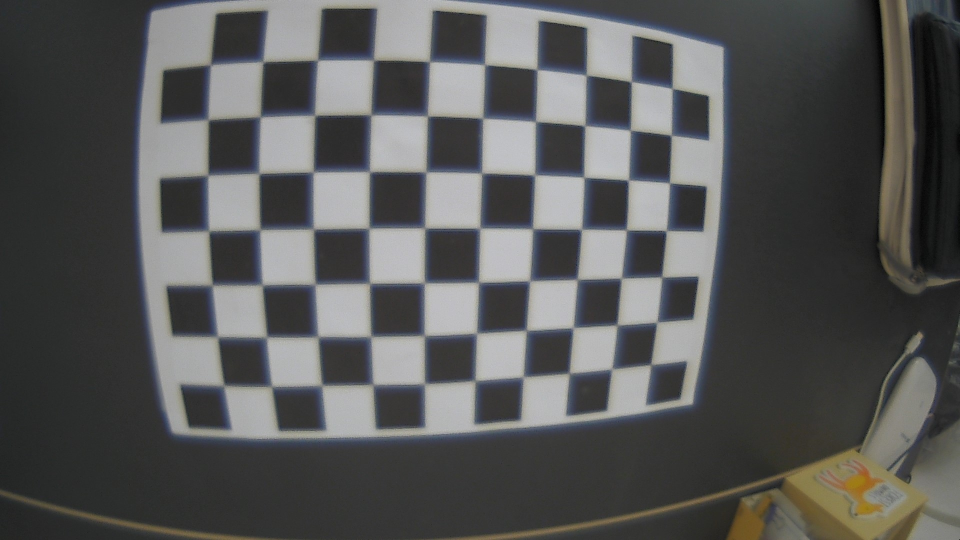
#> input picture img/calibration/3-2/WIN_20250624_13_44_17_Pro.jpg, 1920 x 1080 px (shown at 1/2 size); its folder holds only this picture in this run
$ python calibrationtest1.py   (older library calls are emulated)
#> lines starting #> are read from the running program, lines starting #| are printed output that depends on the picture
#!/usr/bin/env python3
"""
Wide-angle calibration viewer (uniform 2x2 layout)
==================================================

* Rational vs Fisheye 보정 결과를 공정하게 비교:
  - 좌상: Rational Full
  - 좌하: Rational Cropped (ROI)
  - 우상: Fisheye Full
  - 우하: Fisheye 중앙 Crop

* 모든 이미지를 동일 크기로 맞춤 (작으면 회색 패딩)
* A/D 키로 이미지 넘김, Q/ESC 종료
"""

import cv2
import numpy as np
import glob
import os

# === 사용자 설정 ===
IMG_PATH     = r"D:\git\Capstone_Design-OpenCV\img\calibration\3-2\*.jpg"
CHECKERBOARD = (10, 7)
SQUARE_SIZE  = 0.025
CACHE_FILE   = "calib_cache.npz"
VIEW_WIDTH   = 700  # 각 패널 너비
VIEW_HEIGHT  = 500  # 각 패널 높이

# === 보정 결과 (로드 또는 캘리브레이션) ===
def calibrate(images):
    objp = np.zeros((CHECKERBOARD[0]*CHECKERBOARD[1], 3), np.float32)
    objp[:, :2] = np.mgrid[0:CHECKERBOARD[0], 0:CHECKERBOARD[1]].T.reshape(-1, 2)
    objp *= SQUARE_SIZE

    objpoints, imgpoints = [], []

    for fname in images:
        img = cv2.imread(fname)
#> img is the input picture: shape (1080, 1920, 3); mean B, G, R 86.5, 87.1, 86.6
        gray = cv2.cvtColor(img, cv2.COLOR_BGR2GRAY)
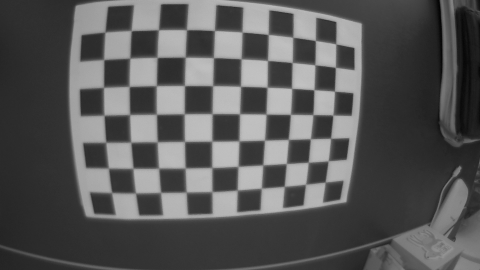
#> gray: shape (1080, 1920) (shown at 1/4 size); min 0, max 207, mean 86.9
        ret, corners = cv2.findChessboardCornersSB(
            gray, CHECKERBOARD,
            cv2.CALIB_CB_EXHAUSTIVE | cv2.CALIB_CB_ACCURACY)
#> ret = True; corners = 70 rows, first 8: [420.4, 129.3], [525.5, 123.1], [634.6, 119.9], [747.2, 119.6], [858.8, 122.7], [969.9, 129], [1074.2, 138.4], [1173.4, 149.7]

        if ret:
            objpoints.append(objp)
            imgpoints.append(corners)
        else:
            print(f"[!] 코너 탐지 실패: {fname}")

    img_size = gray.shape[::-1]

    flags_r = cv2.CALIB_RATIONAL_MODEL | cv2.CALIB_FIX_ASPECT_RATIO | cv2.CALIB_ZERO_TANGENT_DIST
    rms_r, K_r, D_r, *_ = cv2.calibrateCamera(objpoints, imgpoints, img_size, None, None, flags=flags_r)
#> rms_r = 0.746; K_r = [[1033, 0, 963.2], [0, 1033, 523], [0, 0, 1]]

    objpoints_f = [o.reshape(-1,1,3) for o in objpoints]
#> objpoints_f = 1 item
    imgpoints_f = [i.reshape(-1,1,2) for i in imgpoints]
#> imgpoints_f = 1 item
    K_f = np.zeros((3,3)); D_f = np.zeros((4,1))
    flags_f = cv2.fisheye.CALIB_RECOMPUTE_EXTRINSIC | cv2.fisheye.CALIB_FIX_SKEW
    rms_f, K_f, D_f, *_ = cv2.fisheye.calibrate(
        objpoints_f, imgpoints_f, img_size, K_f, D_f, None, None, flags=flags_f,
        criteria=(cv2.TERM_CRITERIA_EPS + cv2.TERM_CRITERIA_MAX_ITER, 100, 1e-6))
#> rms_f = 0.703; K_f = [[1027.9, 0, 960.7], [0, 1029.8, 524.6], [0, 0, 1]]; D_f = [-0.119, 0.552, -1.63, 1.8]

    np.savez_compressed(CACHE_FILE, K_r=K_r, D_r=D_r, rms_r=rms_r,
                        K_f=K_f, D_f=D_f, rms_f=rms_f, img_size=img_size)
    print("[√] Calibration 저장 완료")


def load_calibration():
    if not os.path.exists(CACHE_FILE):
        calibrate(glob.glob(IMG_PATH))
    return np.load(CACHE_FILE)


def pad_and_resize(image, size=(VIEW_HEIGHT, VIEW_WIDTH)):
    h, w = image.shape[:2]
    scale = min(size[1]/w, size[0]/h)
    resized = cv2.resize(image, (int(w*scale), int(h*scale)))
    canvas = np.full((size[0], size[1], 3), 160, dtype=np.uint8)
    ry, rx = resized.shape[:2]
    y0 = (size[0] - ry) // 2
    x0 = (size[1] - rx) // 2
    canvas[y0:y0+ry, x0:x0+rx] = resized
    return canvas


def generate_grid_view(img, K_r, D_r, K_f, D_f, balance):
#> called with K_r = array of shape (3, 3), D_r = array of shape (1, 14), K_f = array of shape (3, 3), D_f = array of shape (4, 1), balance = 0.2
    h, w = img.shape[:2]

    # Rational full & cropped (고정)
    newK_r_full, _ = cv2.getOptimalNewCameraMatrix(K_r, D_r, (w, h), 1)
    rational_full = cv2.undistort(img, K_r, D_r, None, newK_r_full)
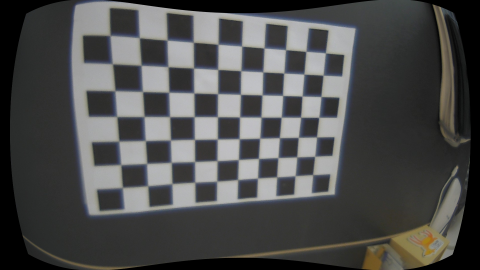
#> rational_full: shape (1080, 1920, 3) (shown at 1/4 size); mean B, G, R 76.3, 76.8, 76.4

    newK_r_crop, roi = cv2.getOptimalNewCameraMatrix(K_r, D_r, (w, h), 0)
    rational_crop = cv2.undistort(img, K_r, D_r, None, newK_r_crop)
    x, y, rw, rh = roi
    rational_crop = rational_crop[y:y+rh, x:x+rw]
#> rational_crop: shape (1079, 1919, 3)

    # Fisheye with adjustable balance
    newK_f = cv2.fisheye.estimateNewCameraMatrixForUndistortRectify(
        K_f, D_f, (w, h), np.eye(3), balance=balance)
    map1, map2 = cv2.fisheye.initUndistortRectifyMap(
        K_f, D_f, np.eye(3), newK_f, (w, h), cv2.CV_16SC2)
    fisheye_full = cv2.remap(img, map1, map2, interpolation=cv2.INTER_LINEAR)

    pad = int(0.1 * h)
    fisheye_crop = fisheye_full[pad:-pad, pad:-pad]

    # Resize & pad
    rf = pad_and_resize(rational_full)
    rc = pad_and_resize(rational_crop)
    ff = pad_and_resize(fisheye_full)
    fc = pad_and_resize(fisheye_crop)
#> call 4 of pad_and_resize, with size = (500, 700)
#> in pad_and_resize (call 4), `resized = cv2.resize(image, (int(w*scale), int(h*scale)))`:
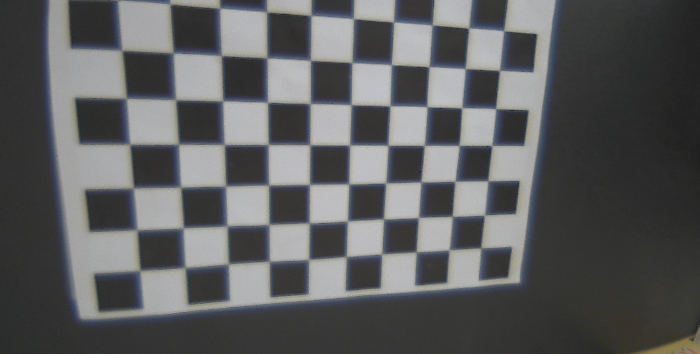
#> resized: shape (354, 700, 3); mean B, G, R 94.3, 93.2, 92.3
#> in pad_and_resize (call 4), `canvas[y0:y0+ry, x0:x0+rx] = resized`:
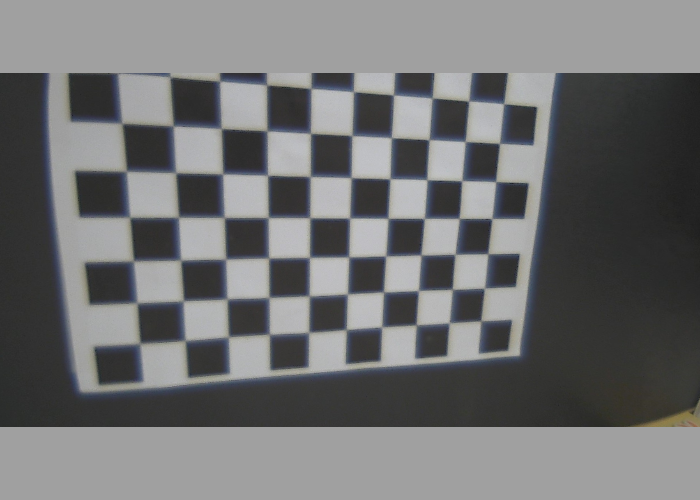
#> canvas: shape (500, 700, 3); mean B, G, R 113.5, 112.7, 112.1

    left = np.vstack([rf, rc])
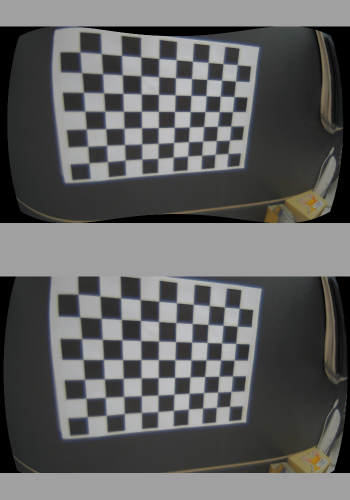
#> left: shape (1000, 700, 3) (shown at 1/2 size); mean B, G, R 96.6, 96.9, 96.6
    right = np.vstack([ff, fc])
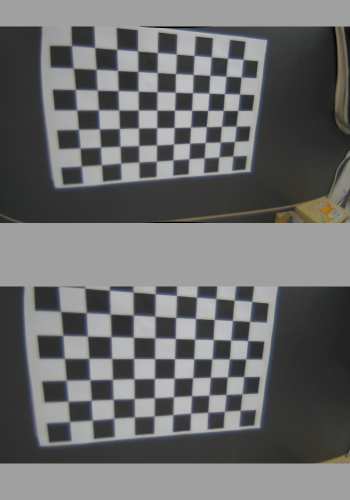
#> right: shape (1000, 700, 3) (shown at 1/2 size); mean B, G, R 108, 107.8, 107.3
    return np.hstack([left, right])
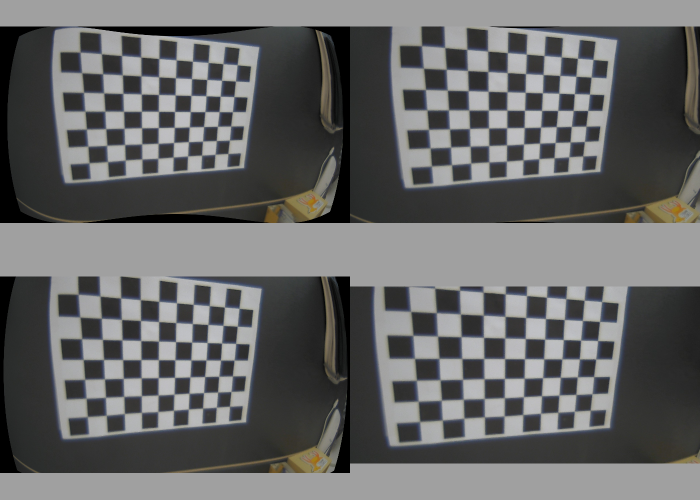
#> returned value: shape (1000, 1400, 3) (shown at 1/2 size); mean of channels 0, 1, 2 102.3, 102.3, 101.9; drawn as B, G, R


def main():
    data = load_calibration()
    K_r, D_r, rms_r = data["K_r"], data["D_r"], data["rms_r"]
    K_f, D_f, rms_f = data["K_f"], data["D_f"], data["rms_f"]

    images = sorted(glob.glob(IMG_PATH))
    idx, N = 0, len(images)

    window_name = "Calibration Comparison (2x2)"
    cv2.namedWindow(window_name)

    # 슬라이더 생성: 0~100 → balance 0.00~1.00
    def nothing(x): pass
    cv2.createTrackbar("Fisheye Balance", window_name, 20, 100, nothing)

    while True:
        img = cv2.imread(images[idx])
        balance_val = cv2.getTrackbarPos("Fisheye Balance", window_name) / 100.0
        stacked = generate_grid_view(img, K_r, D_r, K_f, D_f, balance=balance_val)

        name = os.path.basename(images[idx])
        title = f"{name} ({idx+1}/{N}) | Rational RMS={rms_r:.3f} | Fisheye RMS={rms_f:.3f} | Balance={balance_val:.2f}"
        cv2.imshow(window_name, stacked)
        key = cv2.waitKey(50) & 0xFF
#> (key q is pressed here)

        if key in [ord('q'), 27]:
            break
        elif key == ord('a'):
            idx = (idx - 1) % N
        elif key == ord('d'):
            idx = (idx + 1) % N

    cv2.destroyAllWindows()


if __name__ == "__main__":
    main()

$ run again, on img/calibration/3-2/WIN_20250624_13_44_46_Pro.jpg
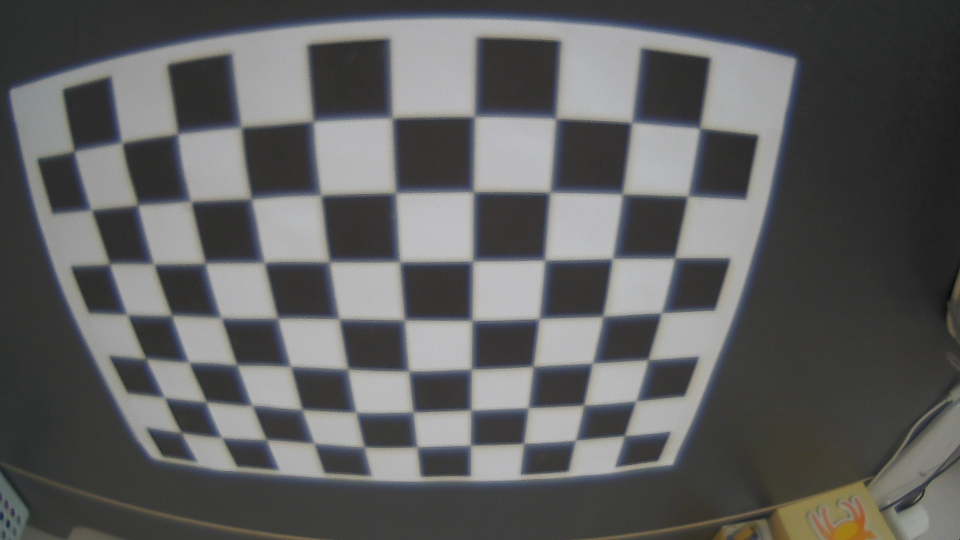
#> input picture img/calibration/3-2/WIN_20250624_13_44_46_Pro.jpg, 1920 x 1080 px (shown at 1/2 size)
#> in calibrate, img is the input picture: shape (1080, 1920, 3); mean B, G, R 94.9, 95, 94.6
#> ret = True; corners = 70 rows, first 8: [148, 302.7], [243.3, 285.5], [354.5, 268], [481.8, 254.4], [625.6, 242.8], [784.6, 235.6], [948.8, 233], [1112.2, 236.6]
#> rms_r = 1.44; K_r = [[1019.9, 0, 962.1], [0, 1019.9, 524.5], [0, 0, 1]]
#> objpoints_f = 1 item
#> rms_f = 1.46; K_f = [[1018.1, 0, 962.7], [0, 1019.8, 524.2], [0, 0, 1]]; D_f = [-0.128, 0.456, -0.857, 0.574]
#> resized: shape (354, 700, 3)
#> in generate_grid_view, `right = np.vstack([ff, fc])`:
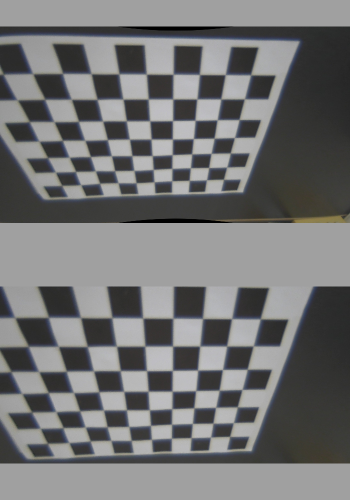
#> right: shape (1000, 700, 3) (shown at 1/2 size); mean B, G, R 115.2, 114.8, 114.5
#> in generate_grid_view, `return np.hstack([left, right])`:
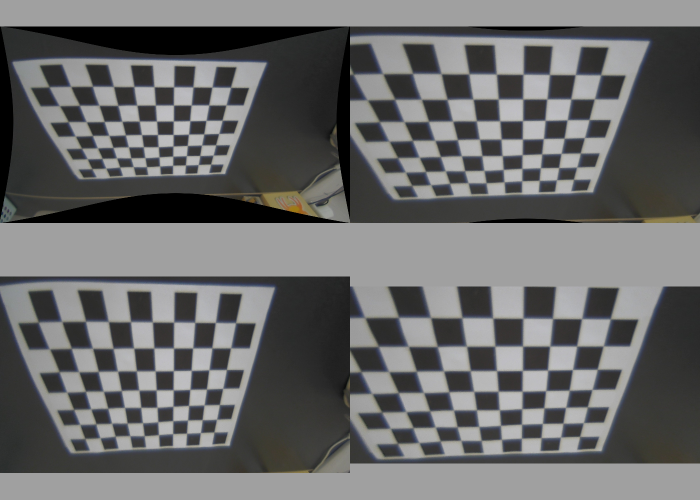
#> returned value: shape (1000, 1400, 3) (shown at 1/2 size); mean of channels 0, 1, 2 105.5, 105.4, 105.1; drawn as B, G, R

$ run again, on img/calibration/3-2/WIN_20250624_13_44_50_Pro.jpg
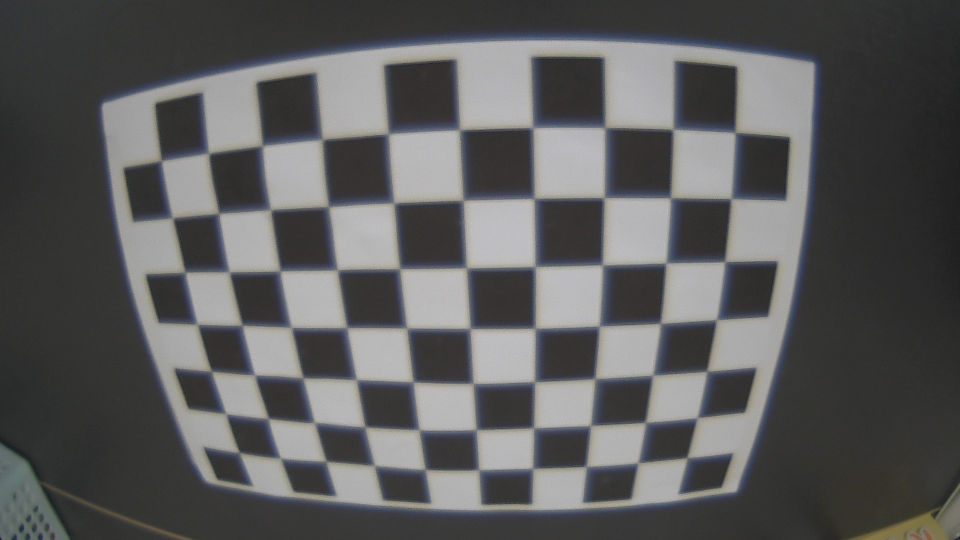
#> input picture img/calibration/3-2/WIN_20250624_13_44_50_Pro.jpg, 1920 x 1080 px (shown at 1/2 size)
#> in calibrate, img is the input picture: shape (1080, 1920, 3); mean B, G, R 91.8, 91.5, 91.3
#> ret = True; corners = 70 rows, first 8: [321.8, 321.7], [416.6, 306.6], [523.9, 291.7], [644.3, 278.8], [776.3, 267.8], [919.4, 259.4], [1065.5, 255.2], [1210.7, 254.8]
#> rms_r = 1.14; K_r = [[998.4, 0, 971.8], [0, 998.4, 524.5], [0, 0, 1]]
#> objpoints_f = 1 item
#> rms_f = 1.13; K_f = [[1029.3, 0, 969.4], [0, 1034, 524.8], [0, 0, 1]]; D_f = [-0.133, 0.521, -1.38, 1.56]
#> resized: shape (354, 700, 3)
#> in generate_grid_view, `right = np.vstack([ff, fc])`:
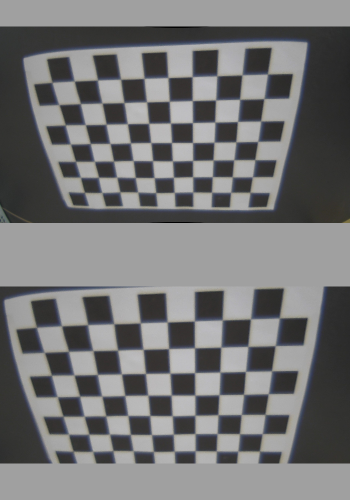
#> right: shape (1000, 700, 3) (shown at 1/2 size); mean B, G, R 116.2, 115.7, 115.6
#> in generate_grid_view, `return np.hstack([left, right])`:
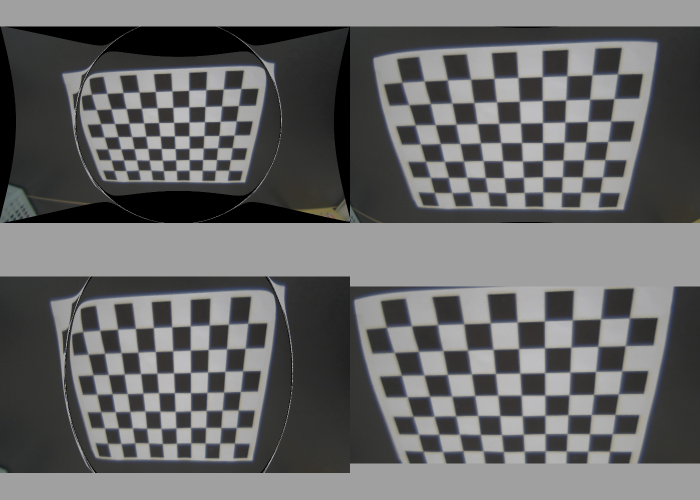
#> returned value: shape (1000, 1400, 3) (shown at 1/2 size); mean of channels 0, 1, 2 103.7, 103.5, 103.4; drawn as B, G, R
